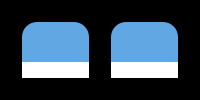
                     <widget class="QFrame" name="graph_panel">
                      <property name="styleSheet">
                       <string notr="true">background-color:black
</string>
                      </property>
                      <property name="frameShape">
                       <enum>QFrame::StyledPanel</enum>
                      </property>
                      <property name="frameShadow">
                       <enum>QFrame::Raised</enum>
                      </property>
                      <layout class="QHBoxLayout" name="horizontalLayout_27">
                       <property name="spacing">
                        <number>0</number>
                       </property>
                       <property name="leftMargin">
                        <number>20</number>
                       </property>
                       <property name="topMargin">
                        <number>20</number>
                       </property>
                       <property name="rightMargin">
                        <number>20</number>
                       </property>
                       <property name="bottomMargin">
                        <number>20</number>
                       </property>
                       <item>
                        <widget class="QFrame" name="frame_226">
                         <property name="styleSheet">
                          <string notr="true">border-right:1px solid white;</string>
                         </property>
                         <property name="frameShape">
                          <enum>QFrame::StyledPanel</enum>
                         </property>
                         <property name="frameShadow">
                          <enum>QFrame::Raised</enum>
                         </property>
                         <layout class="QVBoxLayout" name="verticalLayout_48" stretch="0,0">
                          <property name="spacing">
                           <number>0</number>
                          </property>
                          <property name="leftMargin">
                           <number>0</number>
                          </property>
                          <property name="topMargin">
                           <number>0</number>
                          </property>
                          <property name="rightMargin">
                           <number>10</number>
                          </property>
                          <property name="bottomMargin">
                           <number>0</number>
                          </property>
                          <item>
                           <widget class="QFrame" name="altitude_7">
                            <property name="styleSheet">
                             <string notr="true">border-top-right-radius:15px;
border-top-left-radius:15px;
background-color:rgb(96, 167, 228);
border-right:0px;</string>
                            </property>
                            <property name="frameShape">
                             <enum>QFrame::StyledPanel</enum>
                            </property>
                            <property name="frameShadow">
                             <enum>QFrame::Raised</enum>
                            </property>
                            <layout class="QVBoxLayout" name="verticalLayout_110">
                             <property name="leftMargin">
                              <number>0</number>
                             </property>
                             <property name="bottomMargin">
                              <number>9</number>
                             </property>
                             <item>
                              <widget class="QLabel" name="label_122">
                               <property name="font">
                                <font>
                                 <pointsize>14</pointsize>
                                 <weight>75</weight>
                                 <bold>true</bold>
                                </font>
                               </property>
                               <property name="styleSheet">
                                <string notr="true">border-right:0px;</string>
                               </property>
                               <property name="text">
                                <string/>
                               </property>
                               <property name="alignment">
                                <set>Qt::AlignCenter</set>
                               </property>
                              </widget>
                             </item>
                            </layout>
                           </widget>
                          </item>
                          <item>
                           <widget class="QStackedWidget" name="left_graph">
                            <property name="styleSheet">
                             <string notr="true">border:0px;
background:white;</string>
                            </property>
                            <widget class="QWidget" name="page_5"/>
                            <widget class="QWidget" name="page_6"/>
                           </widget>
                          </item>
                         </layout>
                        </widget>
                       </item>
                       <item>
                        <widget class="QFrame" name="frame_59">
                         <property name="styleSheet">
                          <string notr="true">border-left:1px solid white</string>
                         </property>
                         <property name="frameShape">
                          <enum>QFrame::StyledPanel</enum>
                         </property>
                         <property name="frameShadow">
                          <enum>QFrame::Raised</enum>
                         </property>
                         <layout class="QVBoxLayout" name="verticalLayout_49" stretch="0,0">
                          <property name="spacing">
                           <number>0</number>
                          </property>
                          <property name="leftMargin">
                           <number>10</number>
                          </property>
                          <property name="topMargin">
                           <number>0</number>
                          </property>
                          <property name="rightMargin">
                           <number>0</number>
                          </property>
                          <property name="bottomMargin">
                           <number>0</number>
                          </property>
                          <item>
                           <widget class="QFrame" name="pressure">
                            <property name="styleSheet">
                             <string notr="true">border-top-right-radius:15px;
border-top-left-radius:15px;
background-color:rgb(96, 167, 228);
border:0px;

</string>
                            </property>
                            <property name="frameShape">
                             <enum>QFrame::StyledPanel</enum>
                            </property>
                            <property name="frameShadow">
                             <enum>QFrame::Raised</enum>
                            </property>
                            <layout class="QVBoxLayout" name="verticalLayout_111">
                             <item>
                              <widget class="QLabel" name="label_28">
                               <property name="font">
                                <font>
                                 <pointsize>14</pointsize>
                                 <weight>75</weight>
                                 <bold>true</bold>
                                </font>
                               </property>
                               <property name="text">
                                <string/>
                               </property>
                               <property name="alignment">
                                <set>Qt::AlignCenter</set>
                               </property>
                              </widget>
                             </item>
                            </layout>
                           </widget>
                          </item>
                          <item>
                           <widget class="QStackedWidget" name="right_graph">
                            <property name="styleSheet">
                             <string notr="true">border:0px;
background:white;</string>
                            </property>
                            <widget class="QWidget" name="page_7"/>
                            <widget class="QWidget" name="page_8"/>
                           </widget>
                          </item>
                         </layout>
                        </widget>
                       </item>
                      </layout>
                     </widget>
